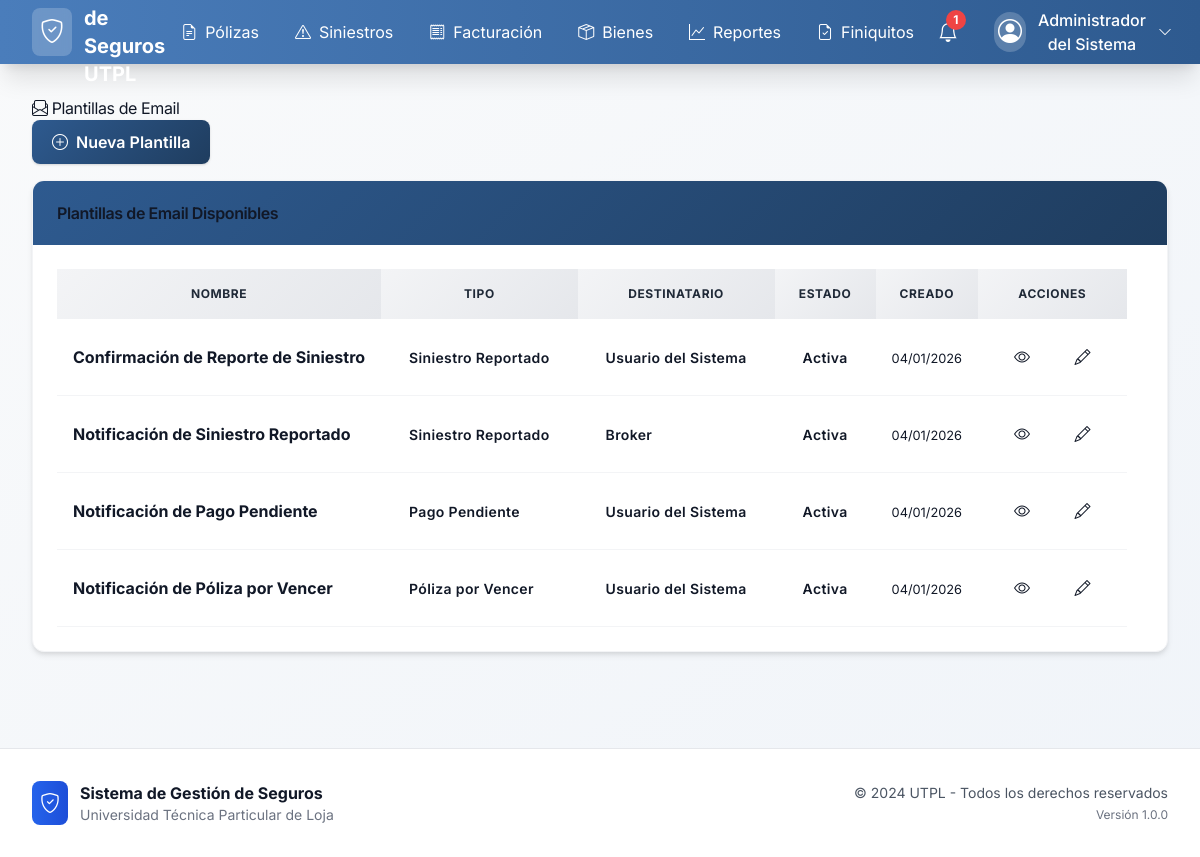
The app's page /notifications/email-templates/ (signed in), older data.
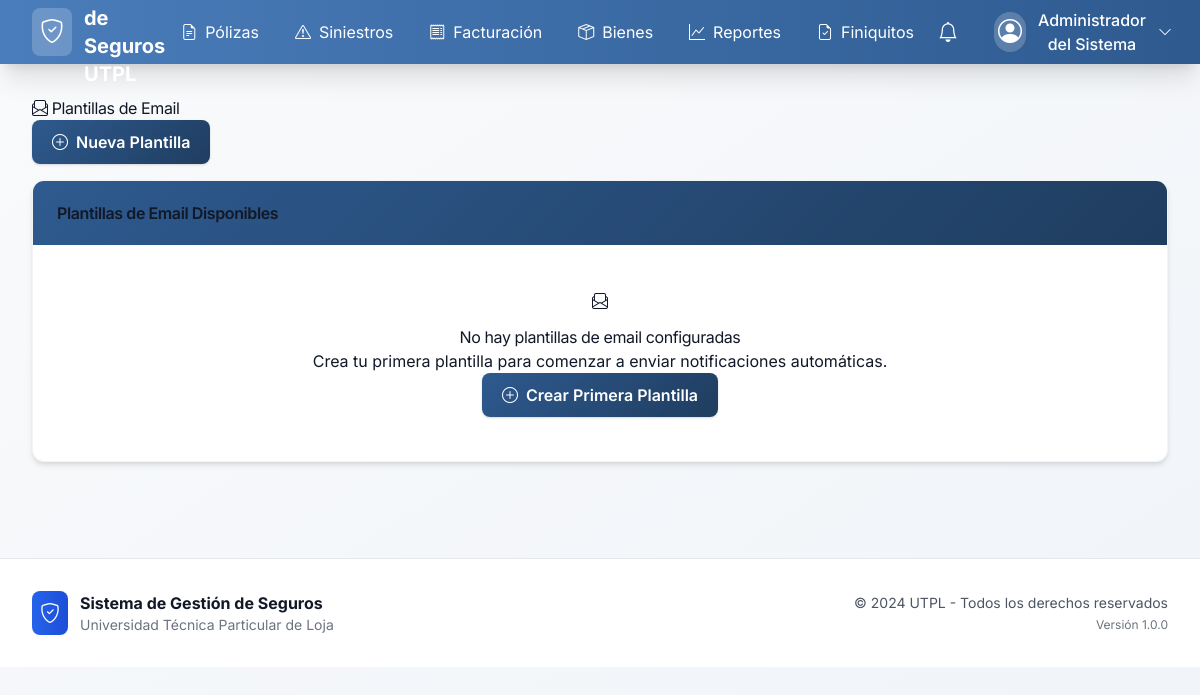
The same page, newer data.
### notifications/models.py (models this page shows, shortened)
class EmailTemplate(models.Model):
    TEMPLATE_TYPE_CHOICES = [
        ('claim_reported', _('Siniestro Reportado')),
        ('claim_updated', _('Siniestro Actualizado')),
        ('claim_liquidated', _('Siniestro Liquidado')),
        ('claim_paid', _('Siniestro Pagado')),
        ('claim_rejected', _('Siniestro Rechazado')),
        ('policy_expiring', _('Póliza por Vencer')),
        ('policy_expired', _('Póliza Vencida')),
        ('payment_due', _('Pago Pendiente')),
        ('payment_overdue', _('Pago Vencido')),
        ('payment_completed', _('Pago Completado')),
        ('invoice_generated', _('Factura Generada')),
        ('invoice_overdue', _('Factura Vencida')),
        ('claim_overdue', _('Siniestro Atrasado')),
        ('document_overdue', _('Documento Vencido')),
        ('maintenance_required', _('Mantenimiento Requerido')),
        ('settlement_signed', _('Finiquito Firmado')),
        ('system_alert', _('Alerta del Sistema')),
        ('broker_notification', _('Notificación a Broker')),
        ('insurer_notification', _('Notificación a Aseguradora')),
    ]
    RECIPIENT_TYPE_CHOICES = [
        ('user', _('Usuario del Sistema')),
        ('broker', _('Broker')),
        ('insurer', _('Aseguradora')),
        ('client', _('Cliente')),
        ('financial', _('Gerencia Financiera')),
    ]
    name = models.CharField(
        _('Nombre'),
        max_length=100,
        unique=True
    )
    template_type = models.CharField(
        _('Tipo de Plantilla'),
        max_length=30,
        choices=TEMPLATE_TYPE_CHOICES
    )
    recipient_type = models.CharField(
        _('Tipo de Destinatario'),
        max_length=20,
        choices=RECIPIENT_TYPE_CHOICES
    )
    subject = models.CharField(
        _('Asunto'),
        max_length=255,
        help_text=_('Asunto del email - puede incluir variables ej: {{claim_number}}')
    )
    body_html = models.TextField(
        _('Cuerpo HTML'),
        help_text=_('Cuerpo del email en HTML - puede incluir variables')
    )
    body_text = models.TextField(
        _('Cuerpo Texto Plano'),
        blank=True,
        help_text=_('Versión texto plano (opcional)')
    )
    is_active = models.BooleanField(
        _('Activo'),
        default=True
    )
    created_at = models.DateTimeField(_('Creado'), auto_now_add=True)
    updated_at = models.DateTimeField(_('Actualizado'), auto_now=True)
    created_by = models.ForeignKey(
        UserProfile,
        on_delete=models.SET_NULL,
        null=True,
        verbose_name=_('Creado por')
    )
    class Meta:
        verbose_name = _('Plantilla de Email')
        verbose_name_plural = _('Plantillas de Email')
        ordering = ['template_type', 'name']

### notifications/views.py (the view)
# urls.py: path('email-templates/', views.email_templates_list, name='email_templates_list'),
@login_required
def email_templates_list(request):
    if not request.user.get_role_permissions().__contains__('settings_read'):
        messages.error(request, _('No tienes permisos para ver plantillas de email.'))
        return redirect('accounts:dashboard')
    templates = EmailTemplate.objects.all().order_by('template_type', 'name')
    return render(request, 'notifications/email_templates_list.html', {
        'templates': templates,
        'title': _('Plantillas de Email'),
    })

### accounts/context_processors.py (called while the page is built, shortened)
def user_permissions(request):
    if request.user.is_authenticated and isinstance(request.user, UserProfile):
        unread_notifications_count = request.user.notifications.filter(is_read=False).count()
        recent_notifications = request.user.notifications.filter(is_read=False)[:5]
        return {
            'user_permissions': request.user.get_role_permissions(),
            'user_role': request.user.role,
            'user_full_name': request.user.get_full_name(),
            'unread_notifications_count': unread_notifications_count,
            'recent_notifications': recent_notifications,
        }

### accounts/models.py (called while the page is built)
    def get_full_name(self):
        if self.full_name:
            return self.full_name
        return super().get_full_name() or self.username

### templates/notifications/email_templates_list.html (shortened to what the changed rows need)
{% extends 'base.html' %}
{% load static %}
{% block content %}
<div class="row">
    <div class="col-12">
        <div class="d-flex justify-content-between align-items-center mb-4">
            <h1>
                <i class="bi bi-envelope-paper"></i> Plantillas de Email
            </h1>
        </div>
    </div>
</div>
<div class="row">
    <div class="col-12">
        <div class="card">
            <div class="card-body">
                {% if templates %}
                <div class="table-responsive">
                    <table class="table table-hover">
                        <thead class="table-light">
                            <tr>
                                <th>Nombre</th>
                                <th>Tipo</th>
                                <th>Destinatario</th>
                                <th>Estado</th>
                                <th>Creado</th>
                                <th>Acciones</th>
                            </tr>
                        </thead>
                        <tbody>
                            {% for template in templates %}
                            <tr>
                                <td>
                                    <strong>{{ template.name }}</strong>
                                </td>
                                <td>
                                    <span class="badge
                                        {% if template.template_type == 'claim_reported' %}bg-danger
                                        {% elif template.template_type == 'claim_updated' %}bg-warning
                                        {% elif template.template_type == 'policy_expiring' %}bg-info
                                        {% elif template.template_type == 'payment_due' %}bg-primary
                                        {% else %}bg-secondary
                                        {% endif %}">
                                        {{ template.get_template_type_display }}
                                    </span>
                                </td>
                                <td>
                                    <span class="badge bg-light text-dark">
                                        {{ template.get_recipient_type_display }}
                                    </span>
                                </td>
                                <td>
                                    {% if template.is_active %}
                                        <span class="badge bg-success">Activa</span>
                                    {% else %}
                                        <span class="badge bg-secondary">Inactiva</span>
                                    {% endif %}
                                </td>
                                <td>
                                    <small>{{ template.created_at|date:"d/m/Y" }}</small>
                                </td>
                                <td>
                                    {% if 'settings_write' in user_permissions %}
                                    <div class="btn-group btn-group-sm">
                                        <a href="{% url 'notifications:test_email_template' template.pk %}"
                                           class="btn btn-outline-info" title="Probar plantilla">
                                            <i class="bi bi-eye"></i>
                                        </a>
                                        <a href="{% url 'notifications:email_templates_edit' template.pk %}"
                                           class="btn btn-outline-primary" title="Editar">
                                            <i class="bi bi-pencil"></i>
                                        </a>
                                    </div>
                                    {% endif %}
                                </td>
                            </tr>
                            {% endfor %}
                        </tbody>
                    </table>
                </div>
                {% else %}
                <div class="text-center py-5">
                    <i class="bi bi-envelope-paper fs-1 text-muted"></i>
                    <h5 class="text-muted mt-3">No hay plantillas de email configuradas</h5>
                    <p class="text-muted">Crea tu primera plantilla para comenzar a enviar notificaciones automáticas.</p>
                    {% if 'settings_write' in user_permissions %}
                    <a href="{% url 'notifications:email_templates_create' %}" class="btn btn-primary">
                        <i class="bi bi-plus-circle"></i> Crear Primera Plantilla
                    </a>
                    {% endif %}
                </div>
                {% endif %}
            </div>
        </div>
    </div>
</div>
{% endblock %}

### templates/base.html (shortened to what the changed rows need)
{% load static %}
<!DOCTYPE html>
<html lang="es">
<head>
    <script src="https://cdn.tailwindcss.com"></script>
    <link href="https://cdn.jsdelivr.net/npm/bootstrap-icons@1.10.0/font/bootstrap-icons.css" rel="stylesheet">
    <link href="{% static 'css/style.css' %}" rel="stylesheet">
</head>
<body class="bg-gradient-to-br from-gray-50 to-blue-50 min-h-screen" style="background: linear-gradient(to bottom right, #f9fafb 0%, #f0f4f9 100%);">
    <nav class="shadow-xl sticky top-0 z-50" style="background: linear-gradient(to right, #4a7dbb 0%, #2e5a8f 100%);">
        <div class="max-w-7xl mx-auto px-4 sm:px-6 lg:px-8">
            <div class="flex items-center justify-between h-16">
                {% if user.is_authenticated and user_permissions %}
                <div class="flex items-center space-x-4">
                    <div class="relative" x-data="{ open: false }">
                        <button @click="open = !open" class="relative p-2 text-white hover:bg-white/10 rounded-lg transition-all">
                            <i class="bi bi-bell text-xl"></i>
                            {% if unread_notifications_count > 0 %}
                            <span class="absolute top-0 right-0 h-5 w-5 bg-red-500 rounded-full flex items-center justify-center text-xs font-bold">
                                {{ unread_notifications_count }}
                            </span>
                            {% endif %}
                        </button>
                    </div>
                </div>
                {% endif %}
            </div>
        </div>
    </nav>
    <main class="max-w-7xl mx-auto px-4 sm:px-6 lg:px-8 py-8">
        <div class="fade-in">
            {% block content %}{% endblock %}
        </div>
    </main>
</body>
</html>

Row changes from the older to the newer data that the page shows:
removed EmailTemplate: name "Confirmación de Reporte de Siniestro", template_type "Siniestro Reportado", recipient_type "Usuario del Sistema", is_active "Activa", created_at "04/01/2026"
removed EmailTemplate: name "Notificación de Siniestro Reportado", template_type "Siniestro Reportado", recipient_type "Broker", is_active "Activa", created_at "04/01/2026"
removed EmailTemplate: name "Notificación de Pago Pendiente", template_type "Pago Pendiente", recipient_type "Usuario del Sistema", is_active "Activa", created_at "04/01/2026"
removed EmailTemplate: name "Notificación de Póliza por Vencer", template_type "Póliza por Vencer", recipient_type "Usuario del Sistema", is_active "Activa", created_at "04/01/2026"
Text that changed along with them:
{{ unread_notifications_count }}: "1" → (not shown)
text no longer shown: "NOMBRE TIPO DESTINATARIO ESTADO CREADO ACCIONES"
text now shown: "No hay plantillas de email configuradas Crea tu primera plantilla para comenzar a enviar notificaciones automáticas. Crear Primera Plantilla"
